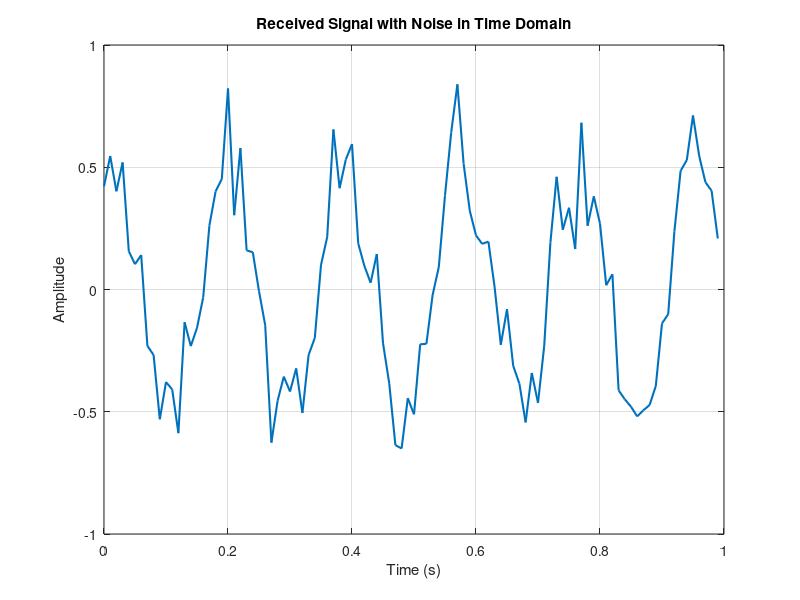
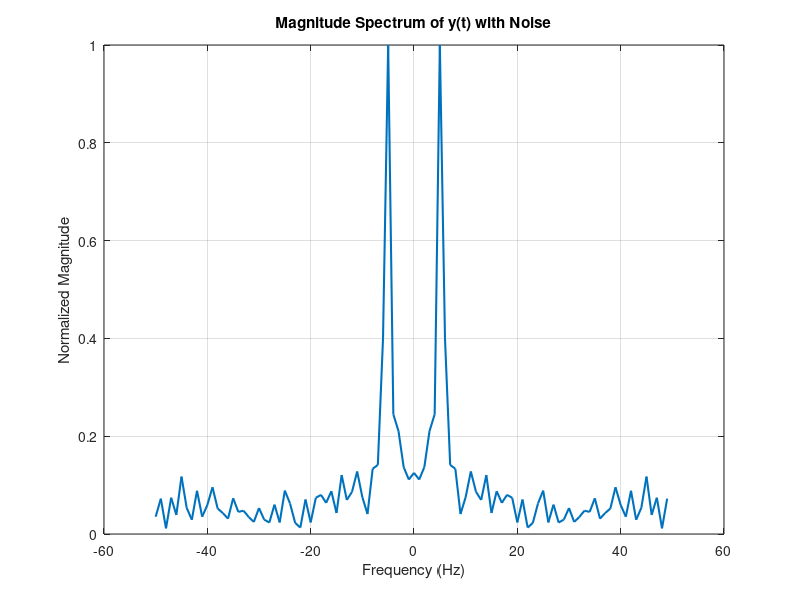
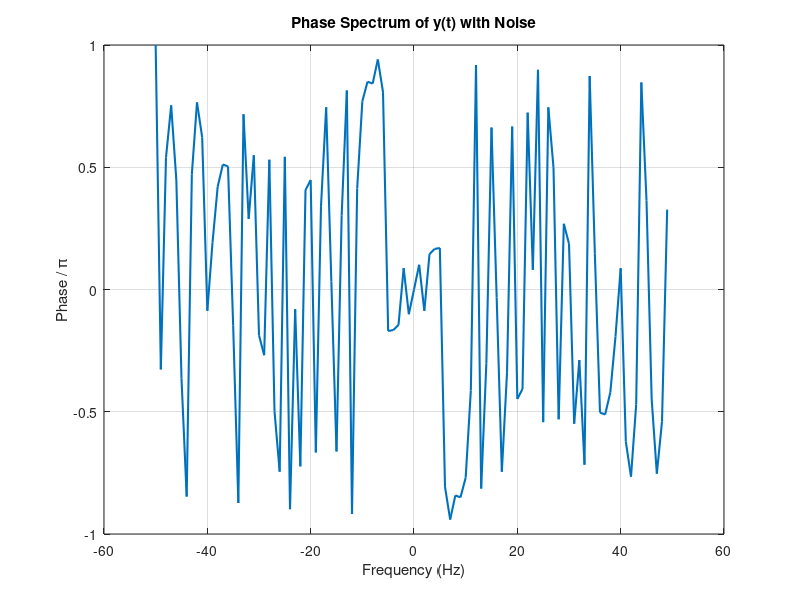

Source code (MATLAB) for these figures, in order:
fs = 100; 
Ts = 1/fs; 
t_start = 0;
t_end = 1;
t = t_start:Ts:t_end-Ts; 

alpha = 0.5;
fc = 5;
fd = 0.3;
td = 0.2; 
noise_power = 0.02;

phi_new = 2 * pi * fc * t + 2 * pi * fd * (t - td);
noise = sqrt(noise_power) * randn(size(t));
y = alpha * cos(phi_new) + noise;

figure;
plot(t, y, 'LineWidth', 1.5);
xlabel('Time (s)');
ylabel('Amplitude');
title('Received Signal with Noise in Time Domain');
grid on;

N = length(y); 
y_fft = fftshift(fft(y)); 
f = (-fs/2):(fs/N):(fs/2 - fs/N); 

magnitude = abs(y_fft) / max(abs(y_fft));

figure;
plot(f, magnitude, 'LineWidth', 1.5);
xlabel('Frequency (Hz)');
ylabel('Normalized Magnitude');
title('Magnitude Spectrum of y(t) with Noise');
grid on;

tol = 1e-6; 
y_fft(abs(y_fft) < tol) = 0; 
theta = angle(y_fft); 

figure;
plot(f, theta/pi, 'LineWidth', 1.5);
xlabel('Frequency (Hz)');
ylabel('Phase / \pi');
title('Phase Spectrum of y(t) with Noise');
grid on;

disp('Fourier Transform (Magnitude and Phase) plots with Noise are completed.');
